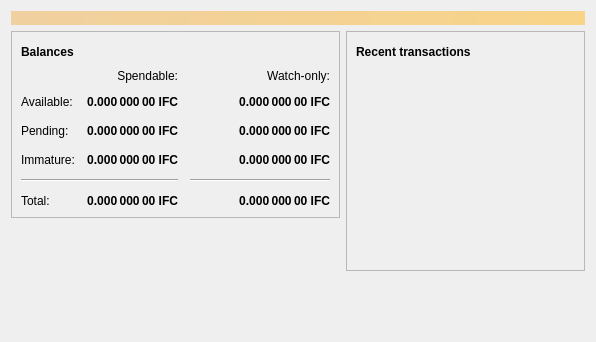
<?xml version="1.0" encoding="UTF-8"?>
<ui version="4.0">
 <class>OverviewPage</class>
 <widget class="QWidget" name="OverviewPage">
  <property name="geometry">
   <rect>
    <x>0</x>
    <y>0</y>
    <width>596</width>
    <height>342</height>
   </rect>
  </property>
  <property name="windowTitle">
   <string>Form</string>
  </property>
  <layout class="QVBoxLayout" name="topLayout">
   <item>
    <widget class="QLabel" name="labelAlerts">
     <property name="visible">
      <bool>false</bool>
     </property>
     <property name="styleSheet">
      <string notr="true">QLabel { background-color: qlineargradient(x1: 0, y1: 0, x2: 1, y2: 0, stop:0 #F0D0A0, stop:1 #F8D488); color:#000000; }</string>
     </property>
     <property name="wordWrap">
      <bool>true</bool>
     </property>
     <property name="margin">
      <number>3</number>
     </property>
     <property name="textInteractionFlags">
      <set>Qt::TextSelectableByMouse</set>
     </property>
    </widget>
   </item>
   <item>
    <layout class="QHBoxLayout" name="horizontalLayout" stretch="1,1">
     <item>
      <layout class="QVBoxLayout" name="verticalLayout_2">
       <item>
        <widget class="QFrame" name="frame">
         <property name="frameShape">
          <enum>QFrame::StyledPanel</enum>
         </property>
         <property name="frameShadow">
          <enum>QFrame::Raised</enum>
         </property>
         <layout class="QVBoxLayout" name="verticalLayout_4">
          <item>
           <layout class="QHBoxLayout" name="horizontalLayout_4">
            <item>
             <widget class="QLabel" name="label_5">
              <property name="font">
               <font>
                <weight>75</weight>
                <bold>true</bold>
               </font>
              </property>
              <property name="text">
               <string>Balances</string>
              </property>
             </widget>
            </item>
            <item>
             <widget class="QPushButton" name="labelWalletStatus">
              <property name="enabled">
               <bool>true</bool>
              </property>
              <property name="maximumSize">
               <size>
                <width>30</width>
                <height>16777215</height>
               </size>
              </property>
              <property name="toolTip">
               <string>The displayed information may be out of date. Your wallet automatically synchronizes with the Infinitecoin network after a connection is established, but this process has not completed yet.</string>
              </property>
              <property name="text">
               <string/>
              </property>
              <property name="icon">
               <iconset resource="../bitcoin.qrc">
                <normaloff>:/icons/warning</normaloff>
                <disabledoff>:/icons/warning</disabledoff>:/icons/warning</iconset>
              </property>
              <property name="iconSize">
               <size>
                <width>24</width>
                <height>24</height>
               </size>
              </property>
              <property name="flat">
               <bool>true</bool>
              </property>
             </widget>
            </item>
            <item>
             <spacer name="horizontalSpacer_3">
              <property name="orientation">
               <enum>Qt::Horizontal</enum>
              </property>
              <property name="sizeHint" stdset="0">
               <size>
                <width>40</width>
                <height>20</height>
               </size>
              </property>
             </spacer>
            </item>
           </layout>
          </item>
          <item>
           <layout class="QGridLayout" name="gridLayout">
            <property name="spacing">
             <number>12</number>
            </property>
            <item row="2" column="2">
             <widget class="QLabel" name="labelWatchPending">
              <property name="font">
               <font>
                <weight>75</weight>
                <bold>true</bold>
               </font>
              </property>
              <property name="cursor">
               <cursorShape>IBeamCursor</cursorShape>
              </property>
              <property name="toolTip">
               <string>Unconfirmed transactions to watch-only addresses</string>
              </property>
              <property name="text">
               <string notr="true">0.000 000 00 IFC</string>
              </property>
              <property name="alignment">
               <set>Qt::AlignRight|Qt::AlignTrailing|Qt::AlignVCenter</set>
              </property>
              <property name="textInteractionFlags">
               <set>Qt::LinksAccessibleByMouse|Qt::TextSelectableByKeyboard|Qt::TextSelectableByMouse</set>
              </property>
             </widget>
            </item>
            <item row="2" column="1">
             <widget class="QLabel" name="labelUnconfirmed">
              <property name="font">
               <font>
                <weight>75</weight>
                <bold>true</bold>
               </font>
              </property>
              <property name="cursor">
               <cursorShape>IBeamCursor</cursorShape>
              </property>
              <property name="toolTip">
               <string>Total of transactions that have yet to be confirmed, and do not yet count toward the spendable balance</string>
              </property>
              <property name="text">
               <string notr="true">0.000 000 00 IFC</string>
              </property>
              <property name="alignment">
               <set>Qt::AlignRight|Qt::AlignTrailing|Qt::AlignVCenter</set>
              </property>
              <property name="textInteractionFlags">
               <set>Qt::LinksAccessibleByMouse|Qt::TextSelectableByKeyboard|Qt::TextSelectableByMouse</set>
              </property>
             </widget>
            </item>
            <item row="3" column="2">
             <widget class="QLabel" name="labelWatchImmature">
              <property name="font">
               <font>
                <weight>75</weight>
                <bold>true</bold>
               </font>
              </property>
              <property name="cursor">
               <cursorShape>IBeamCursor</cursorShape>
              </property>
              <property name="toolTip">
               <string>Mined balance in watch-only addresses that has not yet matured</string>
              </property>
              <property name="text">
               <string notr="true">0.000 000 00 IFC</string>
              </property>
              <property name="alignment">
               <set>Qt::AlignRight|Qt::AlignTrailing|Qt::AlignVCenter</set>
              </property>
              <property name="textInteractionFlags">
               <set>Qt::LinksAccessibleByMouse|Qt::TextSelectableByKeyboard|Qt::TextSelectableByMouse</set>
              </property>
             </widget>
            </item>
            <item row="4" column="0" colspan="2">
             <widget class="Line" name="line">
              <property name="orientation">
               <enum>Qt::Horizontal</enum>
              </property>
             </widget>
            </item>
            <item row="4" column="2">
             <widget class="Line" name="lineWatchBalance">
              <property name="sizePolicy">
               <sizepolicy hsizetype="Preferred" vsizetype="Fixed">
                <horstretch>0</horstretch>
                <verstretch>0</verstretch>
               </sizepolicy>
              </property>
              <property name="minimumSize">
               <size>
                <width>140</width>
                <height>0</height>
               </size>
              </property>
              <property name="orientation">
               <enum>Qt::Horizontal</enum>
              </property>
             </widget>
            </item>
            <item row="5" column="0">
             <widget class="QLabel" name="labelTotalText">
              <property name="text">
               <string>Total:</string>
              </property>
             </widget>
            </item>
            <item row="3" column="1">
             <widget class="QLabel" name="labelImmature">
              <property name="font">
               <font>
                <weight>75</weight>
                <bold>true</bold>
               </font>
              </property>
              <property name="cursor">
               <cursorShape>IBeamCursor</cursorShape>
              </property>
              <property name="toolTip">
               <string>Mined balance that has not yet matured</string>
              </property>
              <property name="text">
               <string notr="true">0.000 000 00 IFC</string>
              </property>
              <property name="alignment">
               <set>Qt::AlignRight|Qt::AlignTrailing|Qt::AlignVCenter</set>
              </property>
              <property name="textInteractionFlags">
               <set>Qt::LinksAccessibleByMouse|Qt::TextSelectableByKeyboard|Qt::TextSelectableByMouse</set>
              </property>
             </widget>
            </item>
            <item row="2" column="3">
             <spacer name="horizontalSpacer_2">
              <property name="orientation">
               <enum>Qt::Horizontal</enum>
              </property>
              <property name="sizeHint" stdset="0">
               <size>
                <width>40</width>
                <height>20</height>
               </size>
              </property>
             </spacer>
            </item>
            <item row="3" column="0">
             <widget class="QLabel" name="labelImmatureText">
              <property name="text">
               <string>Immature:</string>
              </property>
             </widget>
            </item>
            <item row="5" column="1">
             <widget class="QLabel" name="labelTotal">
              <property name="font">
               <font>
                <weight>75</weight>
                <bold>true</bold>
               </font>
              </property>
              <property name="cursor">
               <cursorShape>IBeamCursor</cursorShape>
              </property>
              <property name="toolTip">
               <string>Your current total balance</string>
              </property>
              <property name="text">
               <string notr="true">0.000 000 00 IFC</string>
              </property>
              <property name="alignment">
               <set>Qt::AlignRight|Qt::AlignTrailing|Qt::AlignVCenter</set>
              </property>
              <property name="textInteractionFlags">
               <set>Qt::LinksAccessibleByMouse|Qt::TextSelectableByKeyboard|Qt::TextSelectableByMouse</set>
              </property>
             </widget>
            </item>
            <item row="5" column="2">
             <widget class="QLabel" name="labelWatchTotal">
              <property name="font">
               <font>
                <weight>75</weight>
                <bold>true</bold>
               </font>
              </property>
              <property name="cursor">
               <cursorShape>IBeamCursor</cursorShape>
              </property>
              <property name="toolTip">
               <string>Current total balance in watch-only addresses</string>
              </property>
              <property name="text">
               <string notr="true">0.000 000 00 IFC</string>
              </property>
              <property name="alignment">
               <set>Qt::AlignRight|Qt::AlignTrailing|Qt::AlignVCenter</set>
              </property>
              <property name="textInteractionFlags">
               <set>Qt::LinksAccessibleByMouse|Qt::TextSelectableByKeyboard|Qt::TextSelectableByMouse</set>
              </property>
             </widget>
            </item>
            <item row="0" column="2">
             <widget class="QLabel" name="labelWatchonly">
              <property name="text">
               <string>Watch-only:</string>
              </property>
              <property name="alignment">
               <set>Qt::AlignRight|Qt::AlignTrailing|Qt::AlignVCenter</set>
              </property>
             </widget>
            </item>
            <item row="1" column="0">
             <widget class="QLabel" name="labelBalanceText">
              <property name="text">
               <string>Available:</string>
              </property>
             </widget>
            </item>
            <item row="1" column="1">
             <widget class="QLabel" name="labelBalance">
              <property name="font">
               <font>
                <weight>75</weight>
                <bold>true</bold>
               </font>
              </property>
              <property name="cursor">
               <cursorShape>IBeamCursor</cursorShape>
              </property>
              <property name="toolTip">
               <string>Your current spendable balance</string>
              </property>
              <property name="text">
               <string notr="true">0.000 000 00 IFC</string>
              </property>
              <property name="alignment">
               <set>Qt::AlignRight|Qt::AlignTrailing|Qt::AlignVCenter</set>
              </property>
              <property name="textInteractionFlags">
               <set>Qt::LinksAccessibleByMouse|Qt::TextSelectableByKeyboard|Qt::TextSelectableByMouse</set>
              </property>
             </widget>
            </item>
            <item row="1" column="2">
             <widget class="QLabel" name="labelWatchAvailable">
              <property name="font">
               <font>
                <weight>75</weight>
                <bold>true</bold>
               </font>
              </property>
              <property name="cursor">
               <cursorShape>IBeamCursor</cursorShape>
              </property>
              <property name="toolTip">
               <string>Your current balance in watch-only addresses</string>
              </property>
              <property name="text">
               <string notr="true">0.000 000 00 IFC</string>
              </property>
              <property name="alignment">
               <set>Qt::AlignRight|Qt::AlignTrailing|Qt::AlignVCenter</set>
              </property>
              <property name="textInteractionFlags">
               <set>Qt::LinksAccessibleByMouse|Qt::TextSelectableByKeyboard|Qt::TextSelectableByMouse</set>
              </property>
             </widget>
            </item>
            <item row="2" column="0">
             <widget class="QLabel" name="labelPendingText">
              <property name="text">
               <string>Pending:</string>
              </property>
             </widget>
            </item>
            <item row="0" column="1">
             <widget class="QLabel" name="labelSpendable">
              <property name="text">
               <string>Spendable:</string>
              </property>
              <property name="alignment">
               <set>Qt::AlignRight|Qt::AlignTrailing|Qt::AlignVCenter</set>
              </property>
             </widget>
            </item>
           </layout>
          </item>
         </layout>
        </widget>
       </item>
       <item>
        <spacer name="verticalSpacer">
         <property name="orientation">
          <enum>Qt::Vertical</enum>
         </property>
         <property name="sizeHint" stdset="0">
          <size>
           <width>20</width>
           <height>40</height>
          </size>
         </property>
        </spacer>
       </item>
       <item>
        <layout class="QGridLayout" name="logo_grid">
          <item>
            <widget class="QLabel" name="label_wallet_bgcoin">
             <property name="text">
              <string/>
             </property>
             <property name="pixmap">
              <pixmap resource="../bitcoin.qrc">:/icons/wallet_bgcoin</pixmap>
             </property>
             <property name="scaledContents">
              <bool>false</bool>
             </property>
             <property name="alignment">
              <set>Qt::AlignCenter</set>
             </property>
             <property name="margin">
              <number>-2</number>
             </property>
            </widget>
          </item>
          <item>
            <widget class="QLabel" name="label_wallet_version_overlay">
              <property name="text">
               <string></string>
              </property>
              <property name="pixmap">
              </property>
              <property name="scaledContents">
               <bool>false</bool>
              </property>
              <property name="alignment">
               <set>Qt::AlignLeft|Qt::AlignBottom</set>
              </property>
              <property name="margin">
               <number>2</number>
              </property>
            </widget>
           </item>
        </layout>
       </item>
      </layout>
     </item>
     <item>
      <layout class="QVBoxLayout" name="verticalLayout_3">
       <item>
        <widget class="QFrame" name="frame_2">
         <property name="frameShape">
          <enum>QFrame::StyledPanel</enum>
         </property>
         <property name="frameShadow">
          <enum>QFrame::Raised</enum>
         </property>
         <layout class="QVBoxLayout" name="verticalLayout">
          <item>
           <layout class="QHBoxLayout" name="horizontalLayout_2">
            <item>
             <widget class="QLabel" name="label_4">
              <property name="font">
               <font>
                <weight>75</weight>
                <bold>true</bold>
               </font>
              </property>
              <property name="text">
               <string>Recent transactions</string>
              </property>
             </widget>
            </item>
            <item>
             <widget class="QPushButton" name="labelTransactionsStatus">
              <property name="enabled">
               <bool>true</bool>
              </property>
              <property name="maximumSize">
               <size>
                <width>30</width>
                <height>16777215</height>
               </size>
              </property>
              <property name="toolTip">
               <string>The displayed information may be out of date. Your wallet automatically synchronizes with the Infinitecoin network after a connection is established, but this process has not completed yet.</string>
              </property>
              <property name="text">
               <string/>
              </property>
              <property name="icon">
               <iconset resource="../bitcoin.qrc">
                <normaloff>:/icons/warning</normaloff>
                <disabledoff>:/icons/warning</disabledoff>:/icons/warning</iconset>
              </property>
              <property name="iconSize">
               <size>
                <width>24</width>
                <height>24</height>
               </size>
              </property>
              <property name="flat">
               <bool>true</bool>
              </property>
             </widget>
            </item>
            <item>
             <spacer name="horizontalSpacer">
              <property name="orientation">
               <enum>Qt::Horizontal</enum>
              </property>
              <property name="sizeHint" stdset="0">
               <size>
                <width>40</width>
                <height>20</height>
               </size>
              </property>
             </spacer>
            </item>
           </layout>
          </item>
          <item>
           <widget class="QListView" name="listTransactions">
            <property name="styleSheet">
             <string notr="true">QListView { background: transparent; }</string>
            </property>
            <property name="frameShape">
             <enum>QFrame::NoFrame</enum>
            </property>
            <property name="verticalScrollBarPolicy">
             <enum>Qt::ScrollBarAlwaysOff</enum>
            </property>
            <property name="horizontalScrollBarPolicy">
             <enum>Qt::ScrollBarAlwaysOff</enum>
            </property>
            <property name="selectionMode">
             <enum>QAbstractItemView::NoSelection</enum>
            </property>
           </widget>
          </item>
         </layout>
        </widget>
       </item>
       <item>
        <spacer name="verticalSpacer_2">
         <property name="orientation">
          <enum>Qt::Vertical</enum>
         </property>
         <property name="sizeHint" stdset="0">
          <size>
           <width>20</width>
           <height>40</height>
          </size>
         </property>
        </spacer>
       </item>
      </layout>
     </item>
    </layout>
   </item>
  </layout>
 </widget>
 <resources>
  <include location="../bitcoin.qrc"/>
 </resources>
 <connections/>
</ui>
